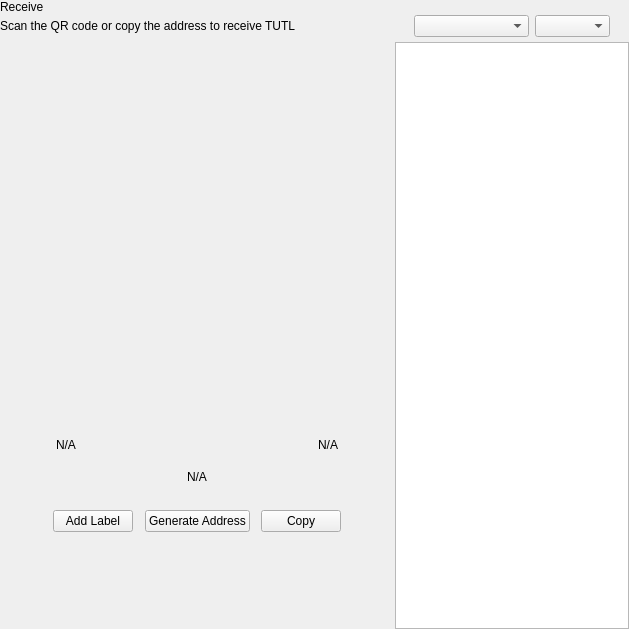
<?xml version="1.0" encoding="UTF-8"?>
<ui version="4.0">
 <class>ReceiveWidget</class>
 <widget class="QWidget" name="ReceiveWidget">
  <property name="geometry">
   <rect>
    <x>0</x>
    <y>0</y>
    <width>629</width>
    <height>629</height>
   </rect>
  </property>
  <property name="minimumSize">
   <size>
    <width>0</width>
    <height>0</height>
   </size>
  </property>
  <property name="windowTitle">
   <string>Form</string>
  </property>
  <layout class="QHBoxLayout" name="horizontalLayout_2" stretch="2,1">
   <property name="spacing">
    <number>0</number>
   </property>
   <property name="leftMargin">
    <number>0</number>
   </property>
   <property name="topMargin">
    <number>0</number>
   </property>
   <property name="rightMargin">
    <number>0</number>
   </property>
   <property name="bottomMargin">
    <number>0</number>
   </property>
   <item>
    <widget class="QWidget" name="left" native="true">
     <layout class="QVBoxLayout" name="verticalLayout_3">
      <property name="leftMargin">
       <number>0</number>
      </property>
      <property name="topMargin">
       <number>0</number>
      </property>
      <property name="rightMargin">
       <number>0</number>
      </property>
      <property name="bottomMargin">
       <number>0</number>
      </property>
      <item>
       <layout class="QVBoxLayout" name="verticalLayout_2">
        <property name="spacing">
         <number>0</number>
        </property>
        <property name="leftMargin">
         <number>0</number>
        </property>
        <item>
         <layout class="QHBoxLayout" name="horizontalLayout_3">
          <property name="spacing">
           <number>0</number>
          </property>
          <item>
           <layout class="QVBoxLayout" name="verticalLayout_4">
            <property name="spacing">
             <number>5</number>
            </property>
            <item>
             <widget class="QLabel" name="labelTitle">
              <property name="text">
               <string>Receive</string>
              </property>
             </widget>
            </item>
            <item alignment="Qt::AlignTop">
             <widget class="QLabel" name="labelSubtitle1">
              <property name="text">
               <string>Scan the QR code or copy the address to receive TUTL</string>
              </property>
             </widget>
            </item>
           </layout>
          </item>
          <item>
           <spacer name="horizontalSpacer">
            <property name="orientation">
             <enum>Qt::Horizontal</enum>
            </property>
            <property name="sizeHint" stdset="0">
             <size>
              <width>40</width>
              <height>20</height>
             </size>
            </property>
           </spacer>
          </item>
         </layout>
        </item>
        <item>
         <spacer name="verticalSpacer_2">
          <property name="orientation">
           <enum>Qt::Vertical</enum>
          </property>
          <property name="sizeType">
           <enum>QSizePolicy::Expanding</enum>
          </property>
          <property name="sizeHint" stdset="0">
           <size>
            <width>20</width>
            <height>50</height>
           </size>
          </property>
         </spacer>
        </item>
        <item alignment="Qt::AlignHCenter">
         <widget class="QWidget" name="layoutQR" native="true">
          <property name="maximumSize">
           <size>
            <width>510</width>
            <height>16777215</height>
           </size>
          </property>
          <layout class="QVBoxLayout" name="verticalLayoutQr">
           <item>
            <spacer name="verticalSpacer11">
             <property name="orientation">
              <enum>Qt::Vertical</enum>
             </property>
             <property name="sizeType">
              <enum>QSizePolicy::Fixed</enum>
             </property>
             <property name="sizeHint" stdset="0">
              <size>
               <width>20</width>
               <height>20</height>
              </size>
             </property>
            </spacer>
           </item>
           <item alignment="Qt::AlignHCenter">
            <widget class="QLabel" name="labelQrImg">
             <property name="minimumSize">
              <size>
               <width>260</width>
               <height>260</height>
              </size>
             </property>
             <property name="maximumSize">
              <size>
               <width>260</width>
               <height>260</height>
              </size>
             </property>
             <property name="text">
              <string/>
             </property>
             <property name="alignment">
              <set>Qt::AlignCenter</set>
             </property>
            </widget>
           </item>
           <item>
            <spacer name="verticalSpacer_21">
             <property name="orientation">
              <enum>Qt::Vertical</enum>
             </property>
             <property name="sizeType">
              <enum>QSizePolicy::Fixed</enum>
             </property>
             <property name="sizeHint" stdset="0">
              <size>
               <width>20</width>
               <height>30</height>
              </size>
             </property>
            </spacer>
           </item>
           <item>
            <widget class="QWidget" name="widget" native="true">
             <property name="minimumSize">
              <size>
               <width>0</width>
               <height>0</height>
              </size>
             </property>
             <layout class="QHBoxLayout" name="horizontalLayout_5">
              <item>
               <widget class="QLabel" name="labelLabel">
                <property name="text">
                 <string notr="true">N/A</string>
                </property>
               </widget>
              </item>
              <item>
               <spacer name="horizontalSpacer_2">
                <property name="orientation">
                 <enum>Qt::Horizontal</enum>
                </property>
                <property name="sizeHint" stdset="0">
                 <size>
                  <width>141</width>
                  <height>20</height>
                 </size>
                </property>
               </spacer>
              </item>
              <item>
               <widget class="QLabel" name="labelDate">
                <property name="text">
                 <string notr="true">N/A</string>
                </property>
                <property name="alignment">
                 <set>Qt::AlignRight|Qt::AlignTrailing|Qt::AlignVCenter</set>
                </property>
               </widget>
              </item>
             </layout>
            </widget>
           </item>
           <item>
            <widget class="QLabel" name="labelAddress">
             <property name="sizePolicy">
              <sizepolicy hsizetype="Expanding" vsizetype="Preferred">
               <horstretch>0</horstretch>
               <verstretch>0</verstretch>
              </sizepolicy>
             </property>
             <property name="minimumSize">
              <size>
               <width>300</width>
               <height>0</height>
              </size>
             </property>
             <property name="text">
              <string notr="true">N/A</string>
             </property>
             <property name="alignment">
              <set>Qt::AlignCenter</set>
             </property>
            </widget>
           </item>
           <item>
            <spacer name="verticalSpacer_4">
             <property name="orientation">
              <enum>Qt::Vertical</enum>
             </property>
             <property name="sizeType">
              <enum>QSizePolicy::Fixed</enum>
             </property>
             <property name="sizeHint" stdset="0">
              <size>
               <width>20</width>
               <height>20</height>
              </size>
             </property>
            </spacer>
           </item>
           <item>
            <layout class="QHBoxLayout" name="horizontalLayout_4">
             <item alignment="Qt::AlignHCenter">
              <widget class="QPushButton" name="pushButtonLabel">
               <property name="focusPolicy">
                <enum>Qt::NoFocus</enum>
               </property>
               <property name="text">
                <string>Add Label</string>
               </property>
              </widget>
             </item>
             <item alignment="Qt::AlignHCenter">
              <widget class="QPushButton" name="pushButtonNewAddress">
               <property name="focusPolicy">
                <enum>Qt::NoFocus</enum>
               </property>
               <property name="text">
                <string>Generate Address</string>
               </property>
              </widget>
             </item>
             <item alignment="Qt::AlignHCenter">
              <widget class="QPushButton" name="pushButtonCopy">
               <property name="focusPolicy">
                <enum>Qt::NoFocus</enum>
               </property>
               <property name="text">
                <string>Copy</string>
               </property>
              </widget>
             </item>
            </layout>
           </item>
           <item>
            <spacer name="verticalSpacer_3">
             <property name="orientation">
              <enum>Qt::Vertical</enum>
             </property>
             <property name="sizeType">
              <enum>QSizePolicy::Expanding</enum>
             </property>
             <property name="sizeHint" stdset="0">
              <size>
               <width>20</width>
               <height>20</height>
              </size>
             </property>
            </spacer>
           </item>
          </layout>
         </widget>
        </item>
        <item>
         <spacer name="verticalSpacer">
          <property name="orientation">
           <enum>Qt::Vertical</enum>
          </property>
          <property name="sizeHint" stdset="0">
           <size>
            <width>20</width>
            <height>40</height>
           </size>
          </property>
         </spacer>
        </item>
       </layout>
      </item>
     </layout>
    </widget>
   </item>
   <item>
    <widget class="QWidget" name="right" native="true">
     <layout class="QVBoxLayout" name="verticalLayout_5">
      <property name="spacing">
       <number>0</number>
      </property>
      <property name="leftMargin">
       <number>1</number>
      </property>
      <property name="topMargin">
       <number>0</number>
      </property>
      <property name="rightMargin">
       <number>0</number>
      </property>
      <property name="bottomMargin">
       <number>0</number>
      </property>
      <item>
       <layout class="QVBoxLayout" name="container_right">
        <property name="spacing">
         <number>0</number>
        </property>
        <property name="leftMargin">
         <number>0</number>
        </property>
        <property name="rightMargin">
         <number>0</number>
        </property>
        <item>
         <layout class="QVBoxLayout" name="verticalLayout">
          <property name="spacing">
           <number>6</number>
          </property>
          <property name="leftMargin">
           <number>19</number>
          </property>
          <property name="rightMargin">
           <number>19</number>
          </property>
          <item>
           <widget class="OptionButton" name="btnRequest" native="true"/>
          </item>
          <item>
           <widget class="OptionButton" name="btnMyAddresses" native="true">
            <property name="sizePolicy">
             <sizepolicy hsizetype="Preferred" vsizetype="Minimum">
              <horstretch>0</horstretch>
              <verstretch>0</verstretch>
             </sizepolicy>
            </property>
           </widget>
          </item>
         </layout>
        </item>
        <item>
         <widget class="QWidget" name="sortWidget" native="true">
          <layout class="QHBoxLayout" name="horizontalLayout_6">
           <property name="leftMargin">
            <number>19</number>
           </property>
           <property name="rightMargin">
            <number>19</number>
           </property>
           <property name="bottomMargin">
            <number>5</number>
           </property>
           <item>
            <spacer name="horizontalSpacer_3">
             <property name="orientation">
              <enum>Qt::Horizontal</enum>
             </property>
             <property name="sizeHint" stdset="0">
              <size>
               <width>40</width>
               <height>20</height>
              </size>
             </property>
            </spacer>
           </item>
           <item>
            <widget class="QComboBox" name="comboBoxSort">
             <property name="sizePolicy">
              <sizepolicy hsizetype="Preferred" vsizetype="Fixed">
               <horstretch>0</horstretch>
               <verstretch>0</verstretch>
              </sizepolicy>
             </property>
             <property name="minimumSize">
              <size>
               <width>115</width>
               <height>0</height>
              </size>
             </property>
            </widget>
           </item>
           <item>
            <widget class="QComboBox" name="comboBoxSortOrder">
             <property name="sizePolicy">
              <sizepolicy hsizetype="Preferred" vsizetype="Fixed">
               <horstretch>0</horstretch>
               <verstretch>0</verstretch>
              </sizepolicy>
             </property>
             <property name="minimumSize">
              <size>
               <width>75</width>
               <height>0</height>
              </size>
             </property>
            </widget>
           </item>
          </layout>
         </widget>
        </item>
        <item>
         <widget class="QListView" name="listViewAddress"/>
        </item>
       </layout>
      </item>
     </layout>
    </widget>
   </item>
  </layout>
 </widget>
 <customwidgets>
  <customwidget>
   <class>OptionButton</class>
   <extends>QWidget</extends>
   <header>qt/pivx/optionbutton.h</header>
   <container>1</container>
  </customwidget>
 </customwidgets>
 <resources/>
 <connections/>
</ui>
